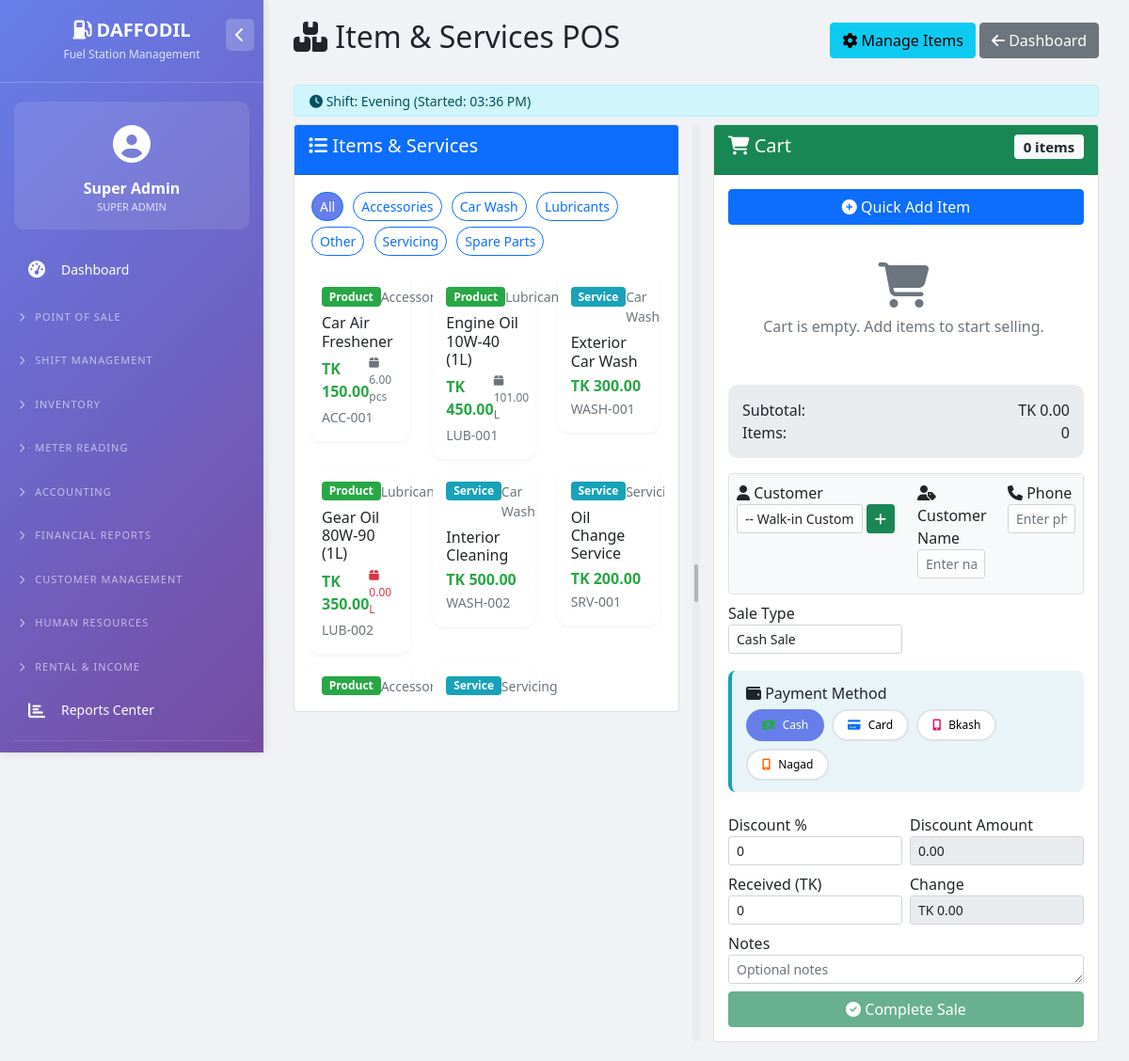
Before: /item_pos.php (signed in) with the older database file.
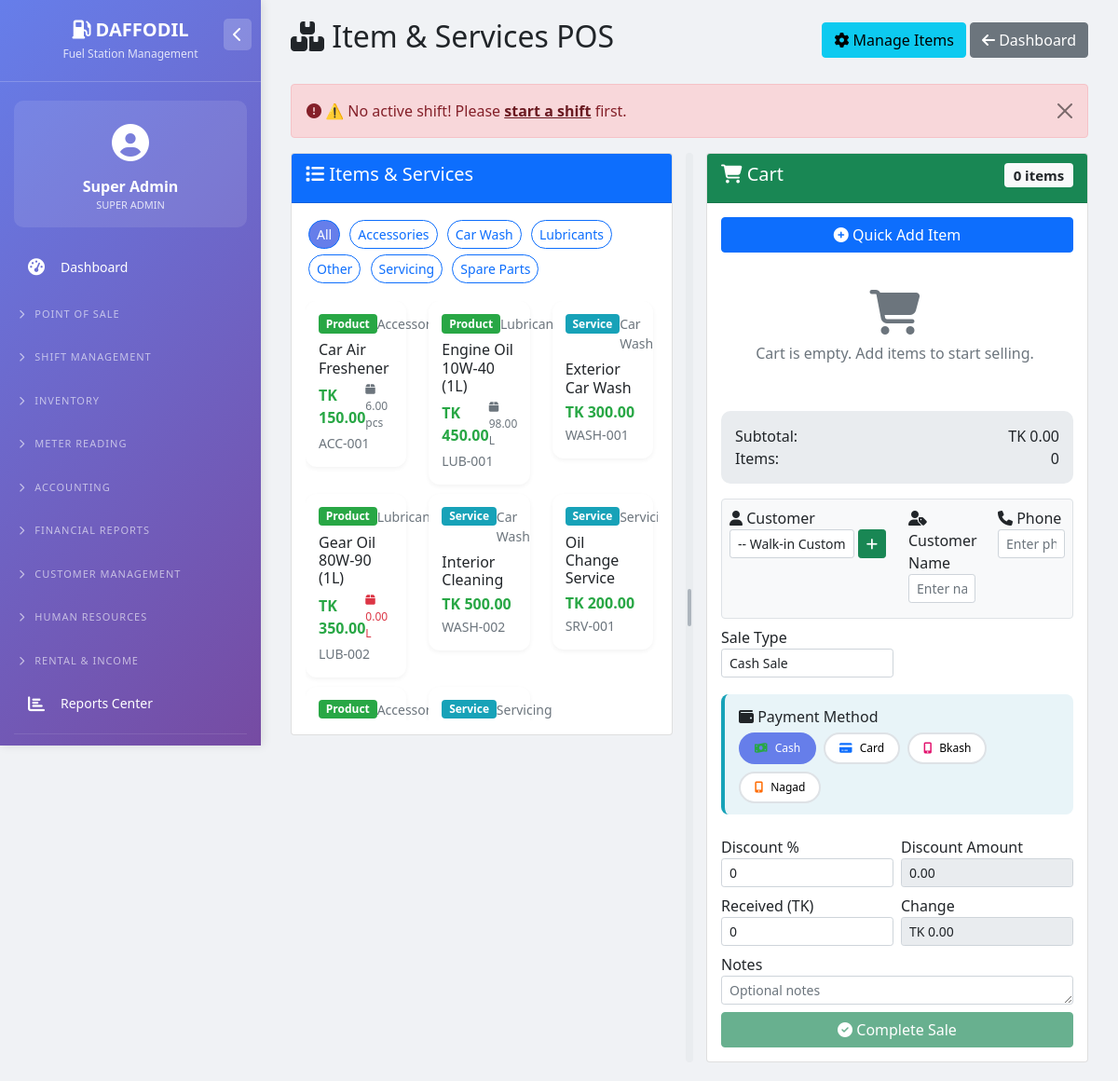
After: the same page with the newer database file.
### tables this page shows
CREATE TABLE `shift_closing` (
  `id` int(11) NOT NULL,
  `shift_id` int(11) NOT NULL,
  `shift_date` date NOT NULL,
  `opening_time` datetime DEFAULT NULL,
  `closing_time` datetime DEFAULT NULL,
  `opened_by` int(11) DEFAULT NULL,
  `closed_by` int(11) DEFAULT NULL,
  `total_cash_sales` decimal(15,2) DEFAULT 0.00,
  `total_credit_sales` decimal(15,2) DEFAULT 0.00,
  `total_advance_sales` decimal(15,2) DEFAULT 0.00,
  `total_gas_sales` decimal(15,2) DEFAULT 0.00,
  `total_liquid_sales` decimal(12,2) DEFAULT 0.00,
  `total_cng_sales` decimal(12,2) DEFAULT 0.00,
  `total_all_sales` decimal(12,2) DEFAULT 0.00,
  `total_receipts` decimal(15,2) DEFAULT 0.00,
  `total_payments` decimal(15,2) DEFAULT 0.00,
  `net_cash` decimal(15,2) DEFAULT 0.00,
  `notes` text DEFAULT NULL,
  `closing_notes` text DEFAULT NULL,
  `status` enum('open','closed','verified') DEFAULT 'open',
  `closed_at` timestamp NULL DEFAULT NULL,
  `opening_cash` decimal(15,2) DEFAULT 0.00,
  `opening_plc_count` decimal(15,2) DEFAULT 0.00,
  `closing_plc_count` decimal(15,2) DEFAULT 0.00,
  `plc_difference` decimal(15,2) DEFAULT 0.00
);

CREATE TABLE `shift_schedule` (
  `id` int(11) NOT NULL,
  `shift_name` varchar(50) NOT NULL,
  `start_time` time NOT NULL,
  `end_time` time NOT NULL,
  `is_active` tinyint(1) DEFAULT 1,
  `created_at` timestamp NOT NULL DEFAULT current_timestamp()
);

CREATE TABLE `items` (
  `id` int(11) NOT NULL,
  `item_code` varchar(50) DEFAULT NULL,
  `item_name` varchar(200) NOT NULL,
  `category_id` int(11) DEFAULT NULL,
  `item_type` enum('product','service') DEFAULT 'product',
  `unit` varchar(50) DEFAULT 'pcs',
  `purchase_price` decimal(12,2) DEFAULT 0.00,
  `selling_price` decimal(12,2) NOT NULL,
  `current_stock` decimal(12,2) DEFAULT 0.00,
  `min_stock` decimal(12,2) DEFAULT 0.00,
  `tax_rate` decimal(5,2) DEFAULT 0.00,
  `description` text DEFAULT NULL,
  `is_active` tinyint(1) DEFAULT 1,
  `created_at` timestamp NOT NULL DEFAULT current_timestamp()
);

CREATE TABLE `item_categories` (
  `id` int(11) NOT NULL,
  `category_name` varchar(100) NOT NULL,
  `category_code` varchar(50) DEFAULT NULL,
  `description` text DEFAULT NULL,
  `is_active` tinyint(1) DEFAULT 1,
  `created_at` timestamp NOT NULL DEFAULT current_timestamp()
);

### item_pos.php (the view, shortened to what the changed rows need)
<?php
require_once 'config/database.php';
$error = '';
$stmt = $pdo->query("
    SELECT sc.*, sh.shift_name
    FROM shift_closing sc
    JOIN shift_schedule sh ON sc.shift_id = sh.id
    WHERE sc.status = 'open'
    ORDER BY sc.id DESC
    LIMIT 1
");
$active_shift = $stmt->fetch();
if(!$active_shift) {
    $error = "⚠️ No active shift! Please <a href='shift_closing.php' class='alert-link'>start a shift</a> first.";
}
$items = $pdo->query("
    SELECT i.*, c.category_name
    FROM items i
    LEFT JOIN item_categories c ON i.category_id = c.id
    WHERE i.is_active = 1
    ORDER BY i.item_name
")->fetchAll();
$settings = $pdo->query("SELECT setting_key, setting_value FROM system_settings")->fetchAll(PDO::FETCH_KEY_PAIR);
$currency = $settings['currency_symbol'] ?? 'BDT';
?>
<!DOCTYPE html>
<html lang="en">
<head>
    <link href="https://cdn.jsdelivr.net/npm/bootstrap@5.1.3/dist/css/bootstrap.min.css" rel="stylesheet">
    <link rel="stylesheet" href="https://cdnjs.cloudflare.com/ajax/libs/font-awesome/6.4.0/css/all.min.css">
</head>
<body>
    <?php include 'left_menu.php'; ?>
    <div class="main-content">
        <div class="container-fluid">
            <div class="d-flex justify-content-between align-items-center mb-4">
                <h2><i class="fas fa-boxes"></i> Item & Services POS</h2>
                <div>
                </div>
            </div>
            <?php if($error): ?>
                <div class="alert alert-danger alert-dismissible fade show">
                    <i class="fas fa-exclamation-circle"></i> <?php echo $error; ?>
                    <button type="button" class="btn-close" data-bs-dismiss="alert"></button>
                </div>
            <?php endif; ?>
            <?php if($active_shift): ?>
            <div class="alert alert-info py-1 mb-2">
                <small><i class="fas fa-clock"></i> Shift: <?php echo $active_shift['shift_name']; ?> (Started: <?php echo date('h:i A', strtotime($active_shift['opening_time'])); ?>)</small>
            </div>
            <?php endif; ?>
            <div class="split-container" id="splitContainer">
                <div class="split-left" id="splitLeft">
                    <div class="card">
                        <div class="card-body">
                            <div class="scroll-items" id="itemsGrid">
                                <div class="row">
                                    <?php foreach($items as $item):
                                        $is_product = $item['item_type'] == 'product';
                                        $stock_class = $is_product && $item['current_stock'] <= $item['min_stock'] ? 'text-danger' : '';
                                    ?>
                                    <div class="col-md-6 col-lg-4 item-card-wrapper" data-category="<?php echo $item['category_id']; ?>">
                                        <div class="item-card" onclick="addToCart(<?php echo $item['id']; ?>, '<?php echo $item['item_name']; ?>', <?php echo $item['selling_price']; ?>, '<?php echo $item['item_type']; ?>', '<?php echo $item['unit']; ?>', <?php echo $item['current_stock']; ?>)">
                                            <div class="d-flex justify-content-between align-items-start">
                                                <span class="badge <?php echo $is_product ? 'badge-product' : 'badge-service'; ?>">
                                                    <?php echo $is_product ? 'Product' : 'Service'; ?>
                                                </span>
                                                <small class="text-muted"><?php echo $item['category_name']; ?></small>
                                            </div>
                                            <h6 class="mt-2 mb-1"><?php echo $item['item_name']; ?></h6>
                                            <div class="d-flex justify-content-between align-items-center">
                                                <span class="price"><?php echo $currency; ?> <?php echo number_format($item['selling_price'], 2); ?></span>
                                                <?php if($is_product): ?>
                                                    <span class="stock <?php echo $stock_class; ?>">
                                                        <i class="fas fa-box"></i> <?php echo $item['current_stock']; ?> <?php echo $item['unit']; ?>
                                                    </span>
                                                <?php endif; ?>
                                            </div>
                                            <small class="text-muted"><?php echo $item['item_code']; ?></small>
                                        </div>
                                    </div>
                                    <?php endforeach; ?>
                                </div>
                            </div>
                        </div>
                    </div>
                </div>
                <div class="gutter" id="gutter"></div>
                <div class="split-right" id="splitRight">
                </div>
            </div>
        </div>
    </div>
</body>
</html>

Changed rows visible on the page:
no longer on this page (row edited): shift_closing: shift_schedule.shift_name "Evening", opening_time "03:36 PM"
changed items "Engine Oil 10W-40 (1L)": current_stock "101.00" → "98.00"
Other visible differences:
text no longer shown: "Shift: (Started: )"
text now shown: "⚠️ No active shift! Please start a shift first."
